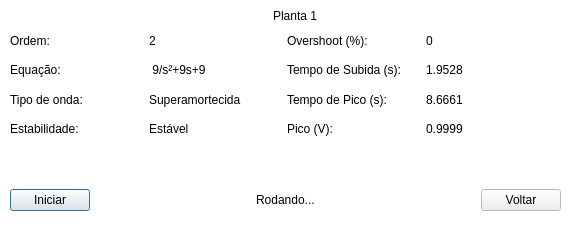
<?xml version="1.0" encoding="UTF-8"?>
<ui version="4.0">
 <class>page1</class>
 <widget class="QDialog" name="page1">
  <property name="geometry">
   <rect>
    <x>0</x>
    <y>0</y>
    <width>588</width>
    <height>243</height>
   </rect>
  </property>
  <property name="palette">
   <palette>
    <active>
     <colorrole role="Base">
      <brush brushstyle="SolidPattern">
       <color alpha="255">
        <red>255</red>
        <green>255</green>
        <blue>255</blue>
       </color>
      </brush>
     </colorrole>
     <colorrole role="Window">
      <brush brushstyle="SolidPattern">
       <color alpha="255">
        <red>255</red>
        <green>255</green>
        <blue>255</blue>
       </color>
      </brush>
     </colorrole>
    </active>
    <inactive>
     <colorrole role="Base">
      <brush brushstyle="SolidPattern">
       <color alpha="255">
        <red>255</red>
        <green>255</green>
        <blue>255</blue>
       </color>
      </brush>
     </colorrole>
     <colorrole role="Window">
      <brush brushstyle="SolidPattern">
       <color alpha="255">
        <red>255</red>
        <green>255</green>
        <blue>255</blue>
       </color>
      </brush>
     </colorrole>
    </inactive>
    <disabled>
     <colorrole role="Base">
      <brush brushstyle="SolidPattern">
       <color alpha="255">
        <red>255</red>
        <green>255</green>
        <blue>255</blue>
       </color>
      </brush>
     </colorrole>
     <colorrole role="Window">
      <brush brushstyle="SolidPattern">
       <color alpha="255">
        <red>255</red>
        <green>255</green>
        <blue>255</blue>
       </color>
      </brush>
     </colorrole>
    </disabled>
   </palette>
  </property>
  <property name="windowTitle">
   <string>Dialog</string>
  </property>
  <widget class="QWidget" name="gridLayoutWidget">
   <property name="geometry">
    <rect>
     <x>10</x>
     <y>29</y>
     <width>548</width>
     <height>111</height>
    </rect>
   </property>
   <layout class="QGridLayout" name="gridLayout">
    <item row="0" column="1">
     <layout class="QVBoxLayout" name="verticalLayout_2">
      <item>
       <widget class="QLabel" name="label_16">
        <property name="text">
         <string>2</string>
        </property>
       </widget>
      </item>
      <item>
       <widget class="QLabel" name="label_18">
        <property name="text">
         <string> 9/s²+9s+9</string>
        </property>
       </widget>
      </item>
      <item>
       <widget class="QLabel" name="label_17">
        <property name="autoFillBackground">
         <bool>false</bool>
        </property>
        <property name="text">
         <string>Superamortecida</string>
        </property>
       </widget>
      </item>
      <item>
       <widget class="QLabel" name="label_19">
        <property name="text">
         <string>Estável</string>
        </property>
       </widget>
      </item>
     </layout>
    </item>
    <item row="0" column="0">
     <layout class="QVBoxLayout" name="verticalLayout">
      <item>
       <widget class="QLabel" name="label_12">
        <property name="styleSheet">
         <string notr="true">font: 75 bold &quot;MS Shell Dlg 2&quot;;</string>
        </property>
        <property name="text">
         <string>Ordem: </string>
        </property>
       </widget>
      </item>
      <item>
       <widget class="QLabel" name="label_14">
        <property name="styleSheet">
         <string notr="true">font: 75 bold &quot;MS Shell Dlg 2&quot;;</string>
        </property>
        <property name="text">
         <string>Equação: </string>
        </property>
       </widget>
      </item>
      <item>
       <widget class="QLabel" name="label_13">
        <property name="styleSheet">
         <string notr="true">font: 75 bold &quot;MS Shell Dlg 2&quot;;</string>
        </property>
        <property name="text">
         <string>Tipo de onda: </string>
        </property>
       </widget>
      </item>
      <item>
       <widget class="QLabel" name="label_15">
        <property name="styleSheet">
         <string notr="true">font: 75 bold &quot;MS Shell Dlg 2&quot;;</string>
        </property>
        <property name="text">
         <string>Estabilidade:</string>
        </property>
       </widget>
      </item>
     </layout>
    </item>
    <item row="0" column="2">
     <layout class="QVBoxLayout" name="verticalLayout_3">
      <item>
       <widget class="QLabel" name="label_21">
        <property name="styleSheet">
         <string notr="true">font: 75 bold &quot;MS Shell Dlg 2&quot;;</string>
        </property>
        <property name="text">
         <string>Overshoot (%):</string>
        </property>
       </widget>
      </item>
      <item>
       <widget class="QLabel" name="label_22">
        <property name="palette">
         <palette>
          <active>
           <colorrole role="Base">
            <brush brushstyle="SolidPattern">
             <color alpha="255">
              <red>255</red>
              <green>255</green>
              <blue>255</blue>
             </color>
            </brush>
           </colorrole>
           <colorrole role="Window">
            <brush brushstyle="SolidPattern">
             <color alpha="255">
              <red>255</red>
              <green>255</green>
              <blue>255</blue>
             </color>
            </brush>
           </colorrole>
          </active>
          <inactive>
           <colorrole role="Base">
            <brush brushstyle="SolidPattern">
             <color alpha="255">
              <red>255</red>
              <green>255</green>
              <blue>255</blue>
             </color>
            </brush>
           </colorrole>
           <colorrole role="Window">
            <brush brushstyle="SolidPattern">
             <color alpha="255">
              <red>255</red>
              <green>255</green>
              <blue>255</blue>
             </color>
            </brush>
           </colorrole>
          </inactive>
          <disabled>
           <colorrole role="Base">
            <brush brushstyle="SolidPattern">
             <color alpha="255">
              <red>255</red>
              <green>255</green>
              <blue>255</blue>
             </color>
            </brush>
           </colorrole>
           <colorrole role="Window">
            <brush brushstyle="SolidPattern">
             <color alpha="255">
              <red>255</red>
              <green>255</green>
              <blue>255</blue>
             </color>
            </brush>
           </colorrole>
          </disabled>
         </palette>
        </property>
        <property name="styleSheet">
         <string notr="true">font: 75 bold &quot;MS Shell Dlg 2&quot;;</string>
        </property>
        <property name="text">
         <string>Tempo de Subida (s):</string>
        </property>
       </widget>
      </item>
      <item>
       <widget class="QLabel" name="label_20">
        <property name="styleSheet">
         <string notr="true">font: 75 bold &quot;MS Shell Dlg 2&quot;;</string>
        </property>
        <property name="text">
         <string>Tempo de Pico (s):</string>
        </property>
       </widget>
      </item>
      <item>
       <widget class="QLabel" name="label_23">
        <property name="styleSheet">
         <string notr="true">font: 75 bold &quot;MS Shell Dlg 2&quot;;</string>
        </property>
        <property name="text">
         <string>Pico (V):</string>
        </property>
       </widget>
      </item>
     </layout>
    </item>
    <item row="0" column="3">
     <layout class="QVBoxLayout" name="verticalLayout_4">
      <item>
       <widget class="QLabel" name="label_29">
        <property name="text">
         <string>0</string>
        </property>
       </widget>
      </item>
      <item>
       <widget class="QLabel" name="label_30">
        <property name="text">
         <string>1.9528</string>
        </property>
       </widget>
      </item>
      <item>
       <widget class="QLabel" name="label_31">
        <property name="text">
         <string>8.6661</string>
        </property>
       </widget>
      </item>
      <item>
       <widget class="QLabel" name="label_32">
        <property name="text">
         <string>0.9999</string>
        </property>
       </widget>
      </item>
     </layout>
    </item>
   </layout>
  </widget>
  <widget class="QWidget" name="verticalLayoutWidget_5">
   <property name="geometry">
    <rect>
     <x>10</x>
     <y>5</y>
     <width>571</width>
     <height>21</height>
    </rect>
   </property>
   <layout class="QVBoxLayout" name="verticalLayout_5">
    <item alignment="Qt::AlignHCenter">
     <widget class="QLabel" name="label">
      <property name="styleSheet">
       <string notr="true">font: 75 bold 12pt &quot;MS Shell Dlg 2&quot;;</string>
      </property>
      <property name="text">
       <string>Planta 1</string>
      </property>
     </widget>
    </item>
   </layout>
  </widget>
  <widget class="QWidget" name="horizontalLayoutWidget">
   <property name="geometry">
    <rect>
     <x>10</x>
     <y>160</y>
     <width>551</width>
     <height>80</height>
    </rect>
   </property>
   <layout class="QHBoxLayout" name="horizontalLayout">
    <item>
     <widget class="QPushButton" name="play_pause_btn">
      <property name="text">
       <string>Iniciar</string>
      </property>
     </widget>
    </item>
    <item>
     <spacer name="horizontalSpacer">
      <property name="orientation">
       <enum>Qt::Horizontal</enum>
      </property>
      <property name="sizeHint" stdset="0">
       <size>
        <width>5</width>
        <height>5</height>
       </size>
      </property>
     </spacer>
    </item>
    <item>
     <widget class="QLabel" name="run_btn">
      <property name="text">
       <string>Rodando...</string>
      </property>
     </widget>
    </item>
    <item>
     <spacer name="horizontalSpacer_2">
      <property name="orientation">
       <enum>Qt::Horizontal</enum>
      </property>
      <property name="sizeHint" stdset="0">
       <size>
        <width>17</width>
        <height>17</height>
       </size>
      </property>
     </spacer>
    </item>
    <item>
     <widget class="QPushButton" name="back">
      <property name="text">
       <string>Voltar</string>
      </property>
     </widget>
    </item>
   </layout>
  </widget>
 </widget>
 <resources/>
 <connections>
  <connection>
   <sender>play_pause_btn</sender>
   <signal>clicked()</signal>
   <receiver>play_pause_btn</receiver>
   <slot>repaint()</slot>
   <hints>
    <hint type="sourcelabel">
     <x>43</x>
     <y>409</y>
    </hint>
    <hint type="destinationlabel">
     <x>57</x>
     <y>408</y>
    </hint>
   </hints>
  </connection>
 </connections>
</ui>
